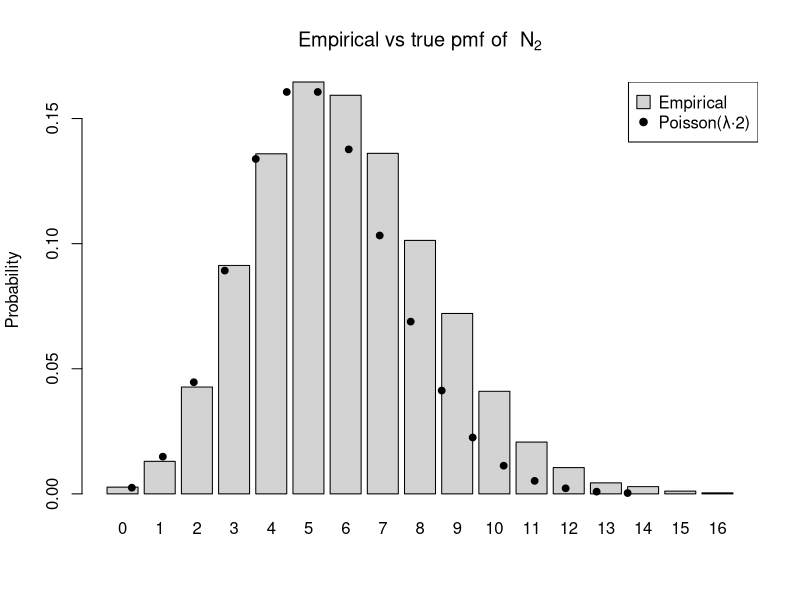
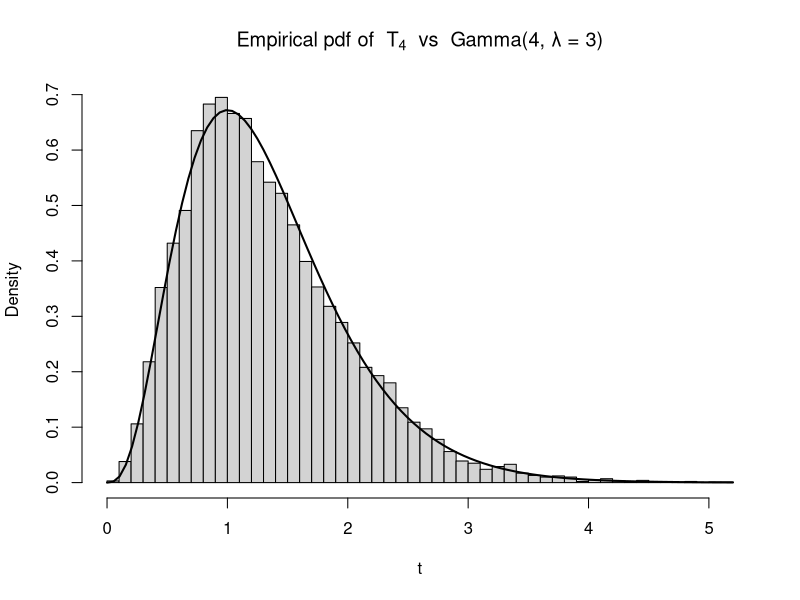

R code for these plots, in order:
rm(list = ls())
set.seed(123)    

lambda <- 3           
M <- 1e4      

## Copy-paste from ex18
simulate_poisson_times <- function(lambda, T) {
  times <- c()
  t <- 0
  repeat {
    t <- t + rexp(1, rate = lambda) 
    if (t > T) break           
    times <- c(times, t)
  }
  times
}

# Simulate Nt, counting the arrival times <= t
simulate_Nt <- function(lambda, t) {
  arrivals <- simulate_poisson_times(lambda, t)
  length(arrivals)
}

# ------ Part c ------

t_c <- 2  
N2 <- replicate(M, simulate_Nt(lambda, t_c))

# Empiric pmf
emp_pmf_N2 <- table(N2) / M

# Theoretical pmf
k_vals <- as.integer(names(emp_pmf_N2))
true_pmf_N2 <- dpois(k_vals, lambda * t_c)

# Picture
barplot(emp_pmf_N2,
        names.arg = k_vals,
        col  = "lightgrey",
        main = expression(paste("Empirical vs true pmf of  ", N[2])),
        ylab = "Probability")
points(seq_along(k_vals), true_pmf_N2, pch = 19, cex = 0.9)
legend("topright",
       legend = c("Empirical", "Poisson(λ·2)"),
       pch = c(22, 19),
       pt.bg = c("lightgrey", NA),
       pt.cex = c(2, 1))


# ------ Part d ------
# Summing 4 expected exponential
T4 <- replicate(M, sum(rexp(4, rate = lambda))) 

# theoretic pdf
shape_T4 <- 4
rate_T4 <- lambda

# Picture
hist(T4, breaks = 40, freq = FALSE, col = "lightgrey",
     main = expression(paste("Empirical pdf of  ", T[4],
                             "  vs  Gamma(4, λ = 3)")),
     xlab = expression(t))
curve(dgamma(x, shape = shape_T4, rate = rate_T4),
      add = TRUE, lwd = 2)

# Comparison
cat("\n==== Summary checks ====\n")
cat("N2:  mean =", mean(N2),
    "  (theoretical =", lambda * t_c, ")\n")
cat("     var  =", var(N2),
    "  (theoretical =", lambda * t_c, ")\n\n")

cat("T4:  mean =", mean(T4),
    "  (theoretical =", shape_T4 / rate_T4, ")\n")
cat("     var  =", var(T4),
    "  (theoretical =", shape_T4 / rate_T4^2, ")\n")
